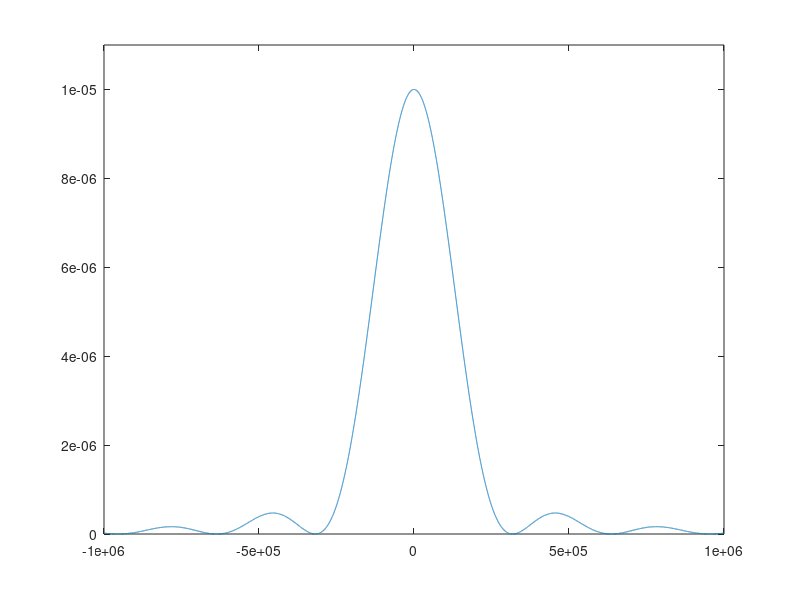

The MATLAB source for this figure: (Note: this script raises an error after producing the figure.)

clear;clf;close all;

% Part b, plotting PSD of NRZ signal
% Set f axis data set 
f = [-1e6:100:1e6];
symbolRate = 500000;
Ts = 1/symbolRate;
% PSD function
f_angular = f./2;
a = sinc((pi*Ts).*f_angular);
S_f = (5*Ts).*(a.^2);

figure(1)
plot(f, S_f)
ylim([0 1.1e-5])
xlim([-1e6 1e6])
xline(0.5e6, 'r')
xline(-0.5e6, 'r')
title("PSD of 4 PAM with rectangular NRZ pulse shape")
xlabel("Frequency (Hz)")
ylabel("Power spectral density")




L=500; % Total data symbols in experiment is 1 million
% To display the pulse shape, we oversample the signal
% by factor of f_ovsamp=8
f_ovsamp=8; % Oversampling factor vs data rate
delay_rc=3;


% NEW code to generate root-raised cosine pulseshape (rolloff factor 0.5)
prcos = rcosdesign( 1, delay_rc*2, f_ovsamp );
pcmatch=prcos(end:-1:1);
% Generating a rectangular pulse shape
prect=ones(1,f_ovsamp);
prect=prect/norm(prect);
prmatch=prect(end:-1:1);
% Generating random signal data for polar signaling
s_data = [-3; 3; 1; 3; 1];

s_data = zeros(L, 1);
for i=1:L
   num = round(3*rand(1));
   switch (num) 
       case 0
           s_data(i) = -3;
       case 1
           s_data(i) = -1;
       case 2
           s_data(i) = 1;
       case 3
           s_data(i) = 3;
   end 
end

transpose(s_data);
% upsample to match the 'fictitious oversampling rate'
% which is f_ovsamp/T (T=1 is the symbol duration)
s_up=upsample(s_data,f_ovsamp);
% Identify the decision delays due to pulse shaping
% and matched filters
delayrc=2*delay_rc*f_ovsamp;
delayrt=f_ovsamp-1;
% Generate polar signaling of different pulse- shaping
xrcos=conv(s_up,prcos);
xrect=conv(s_up,prect);

figure(2)
plot(xrcos)

% t=(1:200)/f_ovsamp;
% figure(1)
% subplot(311)
% figwave1=plot(t,xrcos(delayrc/2:delayrc/2+199));
% %figwave1=plot(t, xrcos);
% title(' (a) Root-raised cosine pulse. .');
% set(figwave1 , 'Linewidth' ,2);
% subplot(312)
% figwave2=plot(t,xrect(delayrt:delayrt+199));
% title(' (b) Rectangular pulse.')
% set(figwave2, 'Linewidth' ,2);

% sending over lin


figure(3)
% Spectrum comparison
[Psd1,f]=pwelch(xrcos, [], [], [], 'twosided' ,f_ovsamp) ;
[Psd2,f]=pwelch(xrect, [], [], [], 'twosided' ,f_ovsamp);
figpsd1=semilogy(f-f_ovsamp/2,fftshift(Psd1));
ylabel('Power spectral density');
xlabel('frequency in unit of {1/T}');
tt1=title(' (a) PSD using root-raised cosine pulse (rolloff factor r=0.5) ');
set(tt1, 'FontSize' ,11);
figure (5)
figpsd2=semilogy(f-f_ovsamp/2,fftshift(Psd2));
ylabel('Power spectral density');
xlabel('frequency in unit of {1/T} ' );
tt2=title(' (b) PSD using rectangular NRZ pulse');
set(tt2, 'FontSize' ,11);
